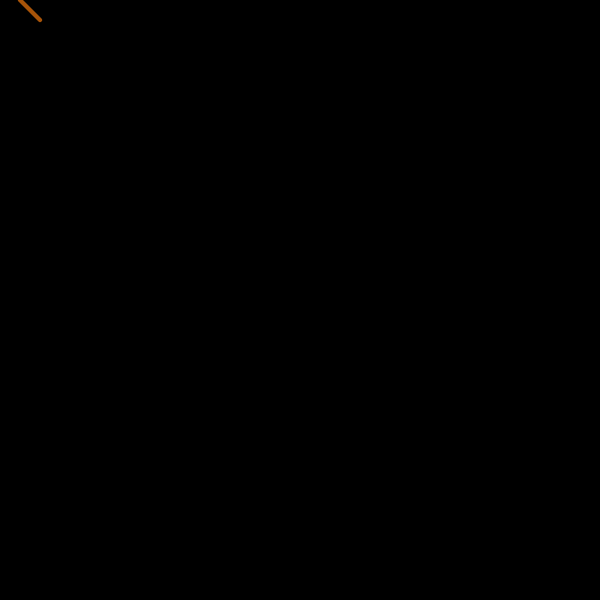
Frame 1 (no input)
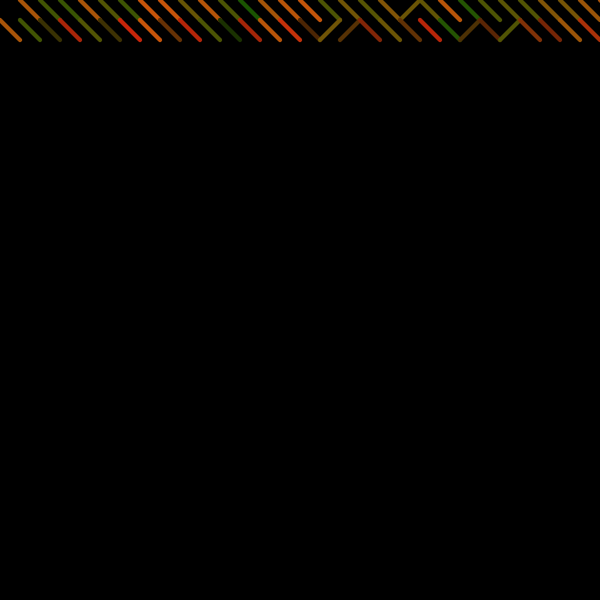
Frame 60 (no input)
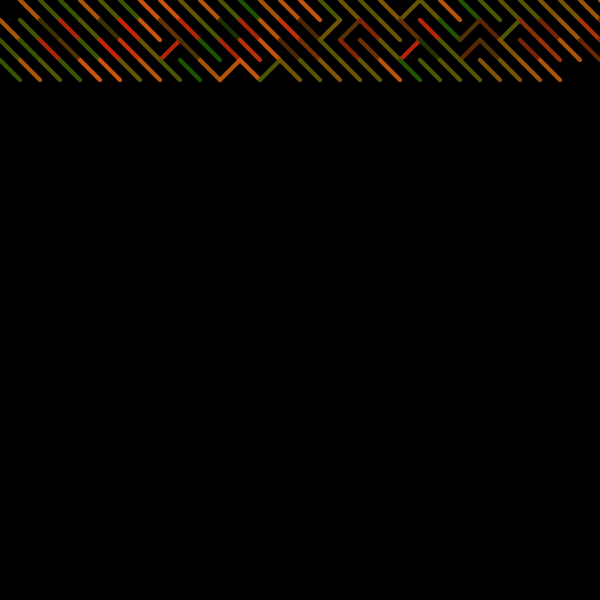
Frame 120 (the mouse pressed at the canvas centre since frame 60)

The p5.js sketch that drew these frames (run headless with seeded random() and noise() and a simulated clock; from frame 60 on, the mouse is pressed at the canvas centre):

// p5.js sketch
// ── sketch.js
let m;
let bg = [0, 0, 0];
let probability = 0.9;

let r = 1;
let g = .5;
let b = .05;

function resetbg(alpha) {
    background(bg[0], bg[1], bg[2], map(alpha, 0, 1, 0, 255));
}

function setup() {
    createCanvas(600, 600);
    frameRate(60);
    resetbg(1);
    m = new Matrix(0, 0, width / 30, 4.2);
    angleMode(DEGREES);
}

function draw() {
    resetbg(0);

    m.update();
    m.display();
}

function Matrix(X, Y, SPACING, ESPESSURA) {
    this.strokeW = ESPESSURA;
    this.spacing = SPACING;
    this.x = X;
    this.y = Y;


    this.update = function () {

        if (this.strokeW != 0) {
            strokeWeight(this.strokeW);

            stroke(noise(this.y % height + this.x % width) * map(r, 0, 1, 0, 256),
                noise(this.y % height * this.x % width) * map(g, 0, 1, 0, 256),
                noise(this.y % height + this.x % width) * map(b, 0, 1, 0, 256), 250);
        } else {
            noStroke();
        }

        fill(noise(this.y % height * this.x % width) * map(r, 0, 1, 0, 256), noise(this.y % height * this.x % width) * map(g, 0, 1, 0, 256), noise(this.y % height * this.x % width) * map(b, 0, 1, 0, 256));
        this.x += this.spacing;
        if (this.x > width) {
            this.x = 0;
            this.y += this.spacing;
        }

        if (this.y > height) {
            resetbg(1);
            this.y = 0;
            this.x = 0;
        }
    }

    this.display = function () {

        if (random(1) < probability) {
            if (this.strokeW == 0) {
                rect(this.x, this.y, this.spacing, this.spacing);
            } else {
                line(this.x, this.y, this.x + this.spacing, this.y + this.spacing);
            }
        } else {

            line(this.x + this.spacing, this.y, this.x, this.y + this.spacing);
        }
    }

}
